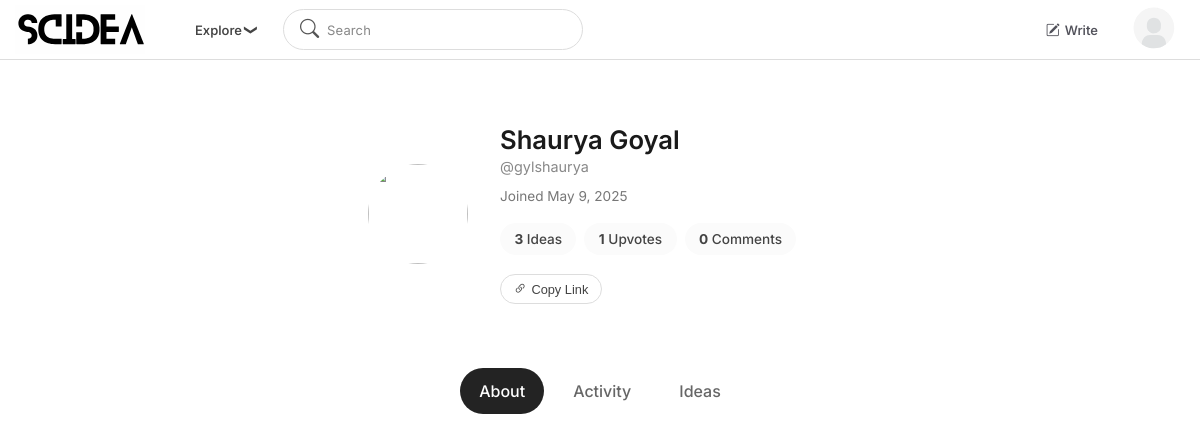
Page /ideas/profile/gylshaurya/ (signed in) on the committed database.
### users/models.py (models this page shows, shortened)
class CustomUser(AbstractUser):
    name = models.CharField(max_length=255, blank=True, null=True)
    email = models.EmailField(unique=True)
    username = models.CharField(max_length=30, unique=True, blank=True, null=True)
    profile_picture = cloudinary.models.CloudinaryField('image', blank=True, null=True)
    date_joined = models.DateTimeField(auto_now_add=True)  # Already in AbstractUser
    bio = models.TextField(blank=True, null=True)
    interest_tags = models.ManyToManyField("ideas.Tag", blank=True)
    twitter = models.URLField(blank=True, null=True)
    instagram = models.URLField(blank=True, null=True)
    linkedin = models.URLField(blank=True, null=True)
    objects = CustomUserManager()
    USERNAME_FIELD = "email"
    REQUIRED_FIELDS = []
    def get_profile_picture(self):
        if self.profile_picture:
            return self.profile_picture.url  # ✅ Cloudinary image
        if hasattr(self, 'socialaccount_set') and self.socialaccount_set.exists():
            return self.socialaccount_set.first().extra_data.get("picture")  # ✅ Google image
        return "/static/default-avatar.svg"  # ✅ Default avatar

### ideas/views.py (the view)
# urls.py: path('profile/<str:username>/', views.profile_view, name='profile_tab'),
def profile_view(request, username, tab="about"):
    user_profile = get_object_or_404(CustomUser, username=username)
    user_posts = Post.objects.filter(author=user_profile, status='published')
    is_owner = request.user == user_profile
    total_ideas = user_posts.count()
    total_upvotes = Upvote.objects.filter(post__in=user_posts).count()
    total_comments = Comment.objects.filter(post__in=user_posts).count()
    context = {
        'user_profile': user_profile,
        'is_owner': is_owner,
        'active_tab': tab,
        'total_ideas': total_ideas,
        'total_upvotes': total_upvotes,
        'total_comments': total_comments,
    }
    if tab == "about":
        template = "profile/about_tab.html"
    elif tab == "activity":
        comments = Comment.objects.filter(user=user_profile)
        upvotes = Upvote.objects.filter(user=user_profile)
        posts = Post.objects.filter(author=user_profile, status='published')
        context.update({'comments': comments, 'upvotes': upvotes, 'posts': posts})
        template = "profile/activity_tab.html"
    elif tab == "ideas":
        posts = Post.objects.filter(author=user_profile, status='published')
        context.update({'posts': posts})
        template = "profile/ideas_tab.html"
    elif tab == "bookmarks" and is_owner:
        bookmarks = ...  # Fetch bookmarked posts
        context.update({'bookmarks': bookmarks})
        template = "profile/bookmarks_tab.html"
    elif tab == "drafts" and is_owner:
        drafts = Post.objects.filter(author=user_profile, status='draft')
        context.update({'drafts': drafts})
        template = "profile/drafts_tab.html"
    else:
        template = "profile/about_tab.html"
    return render(request, "profile/profile.html", {**context, 'tab_template': template})

### templates/profile/profile.html (shortened to what this page needs)
{% extends 'base.html' %}
{% load static %}
{% block head %}
{% load static %}
<link rel="stylesheet" href="{% static 'base.css' %}">
<link rel="stylesheet" href="{% static 'profile.css' %}">
{% endblock %}
{% block content %}
<div class="profile-main">
    <div class="profile-header">
        <img src="{{ user_profile.get_profile_picture }}" class="profile-picture" alt="">
        <div class="profile-text">
            <h2>{{ user_profile.name}}</h2>
            <h4>@{{ user_profile.username}}</h4>
            <p class="profile-joined">Joined {{ user_profile.date_joined|date:"F j, Y" }}</p>
            <div class="profile-stats">
                <span><strong>{{ total_ideas }}</strong> Ideas</span>
                <span><strong>{{ total_upvotes }}</strong> Upvotes</span>
                <span><strong>{{ total_comments }}</strong> Comments</span>
            </div>
            {% if is_owner %}
            <a href="{% url 'edit_profile' %}" class="edit-btn">Edit Profile</a>
            {% else %}
            <div class="profile-actions">
                <button class="icon-btn" onclick="copyProfileLink(this, '{{ request.build_absolute_uri }}')">
  <i class="bi bi-link-45deg"></i> <span class="copy-text">Copy Link</span>
</button>
            </div>
            {% endif %}
        </div>
    </div>
    <div class="profile-tabs">
        <a href="{% url 'profile_tab_specific' username=user_profile.username tab='about' %}" class="{% if active_tab == 'about' %}active{% endif %}">About</a>
        <a href="{% url 'profile_tab_specific' username=user_profile.username tab='activity' %}" class="{% if active_tab == 'activity' %}active{% endif %}">Activity</a>
        <a href="{% url 'profile_tab_specific' username=user_profile.username tab='ideas' %}" class="{% if active_tab == 'ideas' %}active{% endif %}">Ideas</a>
    </div>
</div>
{% endblock %}

### static/base.css (style rules this page uses)
* { margin: 0; padding: 0; box-sizing: border-box; }
html, body { height: 100%; display: flex; z-index: 1; flex-direction: column; }

### static/profile.css (style rules this page uses)
.profile-main { display:flex; flex-direction:column; margin: 4rem auto; padding: 0 2rem; font-family: 'Inter', sans-serif; align-items: center; justify-content: center; color: #121212; }
.profile-header { display: flex; font-family: 'Inter', sans-serif; flex-direction: row; align-items: center; margin-left: auto; gap: 2rem; padding-bottom: 2rem; width: 100%; max-width: 800px; }
.profile-picture { width: 100px; height: 100px; border-radius: 50%; object-fit: cover; }
.profile-text { display: flex; flex-direction: column; align-items: flex-start; text-align: left; flex: 1; gap: 0.2rem; }
.profile-header h2 { font-size: 1.6rem; font-weight: 600; margin: 0; color: #1a1a1a; }
.profile-header h4 { font-size: 0.9rem; font-weight: 400; color: #888; margin: 0 0 0.4rem; }
.profile-joined { font-size: 0.85rem; color: #777; margin: 0.2rem 0 1rem; }
.profile-stats { display: flex; gap: 0.5rem; font-size: 0.85rem; color: #444; font-weight: 500; margin-bottom: 1rem; }
.profile-stats span { padding: 0.5rem 0.9rem; background-color: #fbfbfb; border-radius: 20px; }
.profile-actions { display: flex; gap: 0.6rem; }
.icon-btn { display: flex; align-items: center; gap: 0.3rem; font-size: 0.8rem; padding: 0.4rem 0.8rem; border-radius: 20px; border: 1px solid #ddd; background-color: #fff; cursor: pointer; color: #444; }
.profile-tabs { display: flex; justify-content: center; gap: 0.6rem; margin: 2rem 0 1rem; flex-wrap: wrap; }
.profile-tabs a { font-family: 'Inter', sans-serif; padding: 0.8rem 1.2rem; font-weight: 500; text-decoration: none; border-radius: 50px; color: #666; transition: all 0.2s ease; }
.profile-tabs a.active { color: white; background-color: #232323; }

### rows in the picture
CustomUser: name "Shaurya Goyal", username "gylshaurya", date_joined "May 9, 2025"

### other values in the picture
{{ total_ideas }} "3"
{{ total_upvotes }} "1"
{{ total_comments }} "0"
